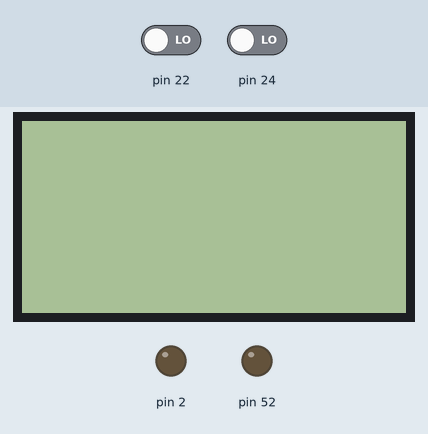
A sketch run on a simulated Arduino Mega 2560, built with avr-gcc and run on an emulated ATmega2560. Shown: 128×64 one-colour display, output pins drawn as LEDs (lit = HIGH). Dashed ring = blinking. Inputs (shaded band) come from the test bench; at power-on: pin 22 LOW, pin 24 LOW.

Above: at 1.2 s.
1.3 s: pin 22 driven HIGH
At 2.2 s:
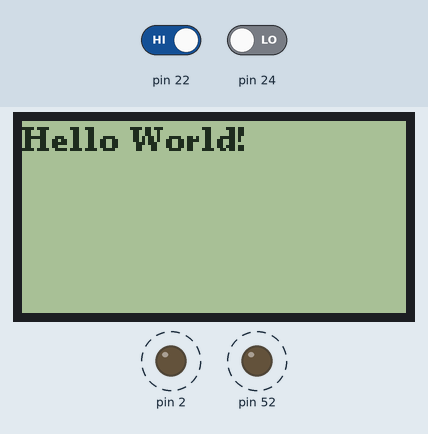
4.1 s: pin 24 driven HIGH
6.9 s: pin 24 driven LOW
8.4 s: pin 22 driven LOW
At 8.4 s:
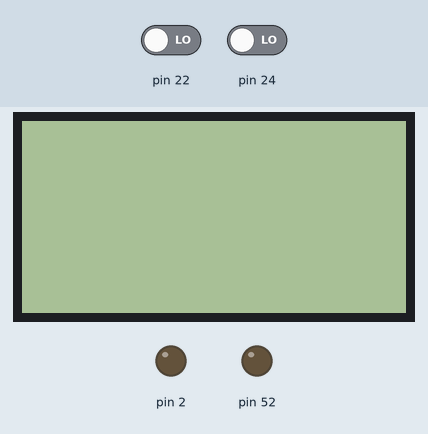
Timing chart, 0 to 10.9 s (numbered marks = the images above; inputs shaded):
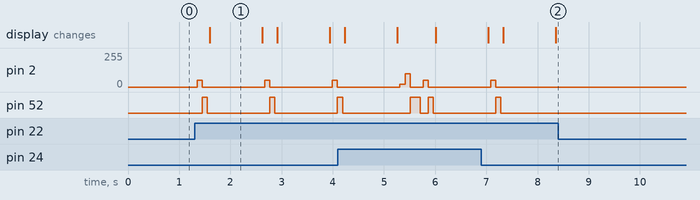

The sketch:

Dislay_check.ino
```cpp
#include <Arduino.h>
#include <U8g2lib.h>

#ifdef U8X8_HAVE_HW_SPI
#include <SPI.h>
#endif
#ifdef U8X8_HAVE_HW_I2C
#include <Wire.h>
#endif

// 'TheOffice', 128x64px
static const unsigned char myBitmap [] PROGMEM = {

   0xf8, 0xff, 0xff, 0xff, 0xff, 0xff, 0xff, 0xff, 0xff, 0xff, 0xff, 0xff,
   0xff, 0xff, 0xff, 0x3f, 0x3e, 0x00, 0x00, 0x00, 0x00, 0x00, 0x00, 0x00,
   0x00, 0x00, 0x00, 0x00, 0x00, 0x00, 0x00, 0x78, 0x06, 0x00, 0x00, 0x00,
   0x00, 0x00, 0x00, 0x00, 0xc0, 0xff, 0xff, 0xff, 0xff, 0xff, 0xff, 0xc7,
   0x03, 0x00, 0x00, 0x00, 0x00, 0x00, 0x00, 0x00, 0xf0, 0xff, 0xff, 0xff,
   0xff, 0xff, 0xff, 0x9f, 0x03, 0x00, 0x00, 0x00, 0x00, 0x00, 0x00, 0x00,
   0x38, 0x00, 0x00, 0x00, 0x00, 0x00, 0x00, 0xb8, 0x03, 0x00, 0x00, 0x00,
   0x00, 0x00, 0x00, 0x00, 0x18, 0x00, 0x00, 0x00, 0x00, 0x00, 0x00, 0xb0,
   0x01, 0x00, 0x00, 0x00, 0x00, 0x00, 0x00, 0x00, 0x08, 0x00, 0x00, 0x00,
   0x00, 0x00, 0x00, 0xb0, 0x01, 0x00, 0x00, 0x00, 0x00, 0x00, 0x00, 0x00,
   0x08, 0x00, 0x00, 0x00, 0x00, 0x00, 0x00, 0xb0, 0x01, 0x00, 0x00, 0x00,
   0x00, 0x00, 0x00, 0x00, 0x08, 0x00, 0x3e, 0x00, 0x00, 0x00, 0x00, 0xb0,
   0x01, 0x00, 0x00, 0x00, 0x00, 0x00, 0x00, 0x00, 0x08, 0x00, 0x3f, 0x00,
   0x00, 0x00, 0x00, 0xb0, 0x01, 0x00, 0x00, 0x00, 0x00, 0x00, 0x00, 0x00,
   0x08, 0x80, 0x7f, 0x00, 0x00, 0x00, 0x00, 0xb0, 0x01, 0x00, 0x00, 0x00,
   0x00, 0x00, 0x00, 0x00, 0x08, 0x80, 0x7f, 0x00, 0x00, 0x00, 0x00, 0xb0,
   0x01, 0x00, 0x00, 0x00, 0x00, 0x00, 0x00, 0x00, 0x08, 0x80, 0x7f, 0x00,
   0x00, 0x00, 0x00, 0xb0, 0x01, 0x00, 0x00, 0x00, 0x00, 0x00, 0x00, 0x00,
   0x08, 0x00, 0x7f, 0x00, 0x00, 0x00, 0x00, 0xb0, 0x01, 0x00, 0x00, 0x00,
   0x00, 0x00, 0x00, 0x00, 0x08, 0x00, 0x3f, 0x00, 0x00, 0x00, 0x00, 0xb0,
   0x01, 0x00, 0x00, 0x00, 0x00, 0x00, 0x00, 0x00, 0x08, 0xc0, 0x7f, 0x00,
   0x00, 0x00, 0x00, 0xb0, 0x01, 0x00, 0x00, 0x00, 0x00, 0x00, 0x00, 0x00,
   0x08, 0xf0, 0xff, 0x03, 0x00, 0x00, 0x00, 0xb0, 0x01, 0x00, 0x00, 0x00,
   0x00, 0x00, 0x00, 0x00, 0x08, 0xf8, 0xff, 0x07, 0x00, 0x00, 0x7c, 0xb0,
   0x01, 0x00, 0x00, 0x00, 0x00, 0x00, 0x00, 0x00, 0x08, 0xf8, 0xff, 0x07,
   0x00, 0x00, 0xfe, 0xb0, 0x01, 0x00, 0x00, 0x00, 0x00, 0x00, 0x00, 0x00,
   0x08, 0xf8, 0xff, 0x07, 0x00, 0x00, 0xfe, 0xb0, 0x01, 0x00, 0x00, 0x00,
   0x00, 0x00, 0x00, 0x00, 0x08, 0xf8, 0xff, 0x07, 0x00, 0x00, 0xfe, 0xb0,
   0x81, 0xff, 0x1d, 0x00, 0x00, 0x00, 0x00, 0x00, 0x08, 0xf8, 0xff, 0x0f,
   0x00, 0x00, 0xfe, 0xb0, 0x81, 0xff, 0x1d, 0x00, 0x00, 0x00, 0x00, 0x00,
   0x08, 0xf8, 0xff, 0x0f, 0x00, 0x00, 0xfe, 0xb0, 0x81, 0xff, 0x1d, 0x00,
   0x00, 0x00, 0x00, 0x00, 0x08, 0xfc, 0xff, 0x0f, 0x00, 0x00, 0xfe, 0xb0,
   0x01, 0x38, 0xdc, 0xc0, 0x00, 0x00, 0x00, 0x00, 0x08, 0xfc, 0xff, 0x0f,
   0x00, 0x00, 0x7c, 0xb0, 0x01, 0x38, 0xfc, 0xf3, 0x03, 0x00, 0x00, 0x00,
   0x08, 0xfc, 0xff, 0x0f, 0x00, 0x00, 0x38, 0xb0, 0x01, 0x38, 0xfc, 0xfb,
   0x07, 0x00, 0x00, 0x00, 0x08, 0xfc, 0xff, 0x0f, 0x00, 0x00, 0xfc, 0xb0,
   0x01, 0x38, 0x9c, 0x3b, 0x07, 0x00, 0x00, 0x00, 0x08, 0xfc, 0xff, 0x07,
   0x00, 0x00, 0xfe, 0xb0, 0x01, 0x38, 0x9c, 0xfb, 0x07, 0x00, 0x00, 0x00,
   0x08, 0xfc, 0xff, 0x07, 0x00, 0x00, 0xfe, 0xb7, 0x01, 0x38, 0x9c, 0xfb,
   0x07, 0x00, 0x00, 0x00, 0x08, 0xfc, 0xff, 0x07, 0x00, 0x00, 0xfe, 0xb7,
   0x01, 0x38, 0x9c, 0x3b, 0x07, 0x00, 0x00, 0x00, 0x08, 0xfc, 0xff, 0x07,
   0x00, 0x00, 0xfe, 0xb7, 0x01, 0x38, 0x9c, 0xfb, 0x07, 0x00, 0x00, 0x00,
   0x08, 0xfe, 0xff, 0x07, 0x00, 0x00, 0xff, 0xb7, 0x01, 0x38, 0x9c, 0xf3,
   0x03, 0x00, 0x00, 0x00, 0x08, 0xfe, 0xff, 0x07, 0x00, 0x80, 0xff, 0xb7,
   0x01, 0x00, 0x00, 0xc0, 0x00, 0x00, 0x00, 0x00, 0xc8, 0xff, 0xff, 0x00,
   0x00, 0xc0, 0xff, 0xb6, 0x01, 0x00, 0x00, 0x00, 0x00, 0x00, 0x00, 0x00,
   0xc8, 0xff, 0xff, 0x00, 0x00, 0xe0, 0xff, 0xb6, 0x01, 0x00, 0x00, 0x00,
   0x00, 0x00, 0x00, 0x00, 0xc8, 0xff, 0xff, 0x00, 0x00, 0xfe, 0xff, 0xb6,
   0x01, 0x00, 0x00, 0x00, 0x00, 0x00, 0x00, 0x00, 0xc8, 0xff, 0xff, 0x00,
   0xc0, 0xff, 0xff, 0xb6, 0x01, 0x00, 0x00, 0x00, 0x00, 0x00, 0x00, 0x00,
   0xc8, 0xff, 0xff, 0x00, 0xe0, 0xff, 0xff, 0xb6, 0x01, 0xf8, 0x07, 0xbe,
   0xff, 0x00, 0x00, 0x00, 0xc8, 0xff, 0xff, 0x00, 0xe0, 0x7f, 0xff, 0xb7,
   0x01, 0xfc, 0x1f, 0xbf, 0xff, 0x00, 0x00, 0x00, 0xc8, 0xff, 0xff, 0xfc,
   0xff, 0x0f, 0xff, 0xb7, 0x01, 0xfe, 0x1f, 0xbf, 0xff, 0x00, 0x00, 0x00,
   0xc8, 0xff, 0xff, 0xfc, 0xff, 0xef, 0xff, 0xb7, 0x01, 0x1f, 0x3e, 0x8f,
   0x03, 0x00, 0x00, 0x00, 0xc8, 0xff, 0xff, 0xc0, 0x01, 0xfe, 0xff, 0xb7,
   0x01, 0x0f, 0xbc, 0xff, 0xef, 0xf0, 0x87, 0x1f, 0xc8, 0xff, 0xff, 0xc0,
   0x01, 0xff, 0xff, 0xb7, 0x01, 0x0f, 0xbc, 0xff, 0xef, 0xf8, 0xcf, 0x3f,
   0xc8, 0xff, 0xff, 0xc0, 0x01, 0xff, 0xff, 0xb7, 0x01, 0x0f, 0xb8, 0xff,
   0xef, 0xfc, 0xef, 0x3f, 0xc8, 0xff, 0xff, 0xc0, 0x01, 0xff, 0x7f, 0xb7,
   0x01, 0x0f, 0x38, 0x8f, 0xe3, 0x3c, 0xef, 0x79, 0x08, 0xc0, 0x7f, 0xc0,
   0x81, 0xff, 0x1f, 0xb7, 0x01, 0x0f, 0x3c, 0x8f, 0xe3, 0x3c, 0xe0, 0x7f,
   0x08, 0xc0, 0x7f, 0xc0, 0x81, 0xef, 0xff, 0xb7, 0x01, 0x0f, 0x3c, 0x8f,
   0xe3, 0x1c, 0xe0, 0x7f, 0x08, 0xc0, 0x7f, 0xc0, 0x81, 0xef, 0xff, 0xb7,
   0x01, 0x1f, 0x3c, 0x8f, 0xe3, 0x3c, 0xe6, 0x7f, 0x08, 0xc0, 0x7f, 0xc0,
   0x81, 0xe7, 0xff, 0xb7, 0x01, 0x3e, 0x3e, 0x8f, 0xe3, 0x3c, 0xef, 0x79,
   0x08, 0x80, 0x7b, 0xc0, 0xc1, 0x67, 0x00, 0xb7, 0x01, 0xfe, 0x1f, 0x8f,
   0xe3, 0xfc, 0xef, 0x7f, 0x08, 0x80, 0x33, 0xc0, 0xc1, 0x67, 0x00, 0xb7,
   0x01, 0xfc, 0x0f, 0x8f, 0xe3, 0xf8, 0xcf, 0x3f, 0x08, 0x00, 0x00, 0xc0,
   0xc1, 0x67, 0x00, 0xb7, 0x01, 0xf8, 0x07, 0x8f, 0xe3, 0xf0, 0xc7, 0x1f,
   0x08, 0x00, 0x00, 0xc0, 0xe1, 0x63, 0x00, 0xb7, 0x01, 0x00, 0x00, 0x00,
   0x00, 0x00, 0x00, 0x00, 0x08, 0x00, 0x00, 0xc0, 0xe1, 0x63, 0x00, 0xb7,
   0x01, 0x00, 0x00, 0x00, 0x00, 0x00, 0x00, 0x00, 0x08, 0x00, 0x00, 0xc0,
   0xe1, 0x61, 0x00, 0xb7, 0x01, 0x00, 0x00, 0x00, 0x00, 0x00, 0x00, 0x00,
   0x08, 0x00, 0x00, 0xc0, 0xe1, 0x61, 0x00, 0xb7, 0x01, 0x00, 0x00, 0x00,
   0x00, 0x00, 0x00, 0x00, 0x08, 0x00, 0x00, 0xc0, 0xe1, 0x61, 0x00, 0xb7,
   0x01, 0x00, 0x00, 0x00, 0x00, 0x00, 0x00, 0x00, 0x08, 0x00, 0x00, 0xc0,
   0xe1, 0x60, 0x00, 0xb2, 0x01, 0x00, 0x00, 0x00, 0x00, 0x00, 0x00, 0x00,
   0x18, 0x00, 0x00, 0x00, 0x00, 0x00, 0x00, 0xb0, 0x03, 0x00, 0x00, 0x00,
   0x00, 0x00, 0x00, 0x00, 0x18, 0x00, 0x00, 0x00, 0x00, 0x00, 0x00, 0xb0,
   0x03, 0x00, 0x00, 0x00, 0x00, 0x00, 0x00, 0x00, 0x78, 0x00, 0x00, 0x00,
   0x00, 0x00, 0x00, 0xbc, 0x03, 0x00, 0x00, 0x00, 0x00, 0x00, 0x00, 0x00,
   0xe0, 0xff, 0xff, 0xff, 0xff, 0xff, 0xff, 0xcf, 0x06, 0x00, 0x00, 0x00,
   0x00, 0x00, 0x00, 0x00, 0x00, 0x00, 0x00, 0x00, 0x00, 0x00, 0x00, 0xe0,
   0xfc, 0xff, 0xff, 0xff, 0xff, 0xff, 0xff, 0xff, 0xff, 0xff, 0xff, 0xff,
   0xff, 0xff, 0xff, 0x7f
};


U8G2_ST7920_128X64_F_SW_SPI u8g2(U8G2_R0, /* clock=*/ 13, /* data=*/ 11, /* CS=*/ 10, /* reset=*/ 8);


void draw(void)
{
  u8g2.drawXBMP( 0, 0, 128, 64, myBitmap);
}


void setup()
{
  pinMode(2,OUTPUT);
  pinMode(22,INPUT);
  pinMode(24,INPUT);
  pinMode(52,OUTPUT);
  // put your setup code here, to run once:
  u8g2.begin();
}

void loop()
{
  // put your main code here, to run repeatedly:
  u8g2.firstPage();

//  do
//  {
//    draw();
//    u8g2.clearBuffer();
//    u8g2.drawStr(0,24,"Hello World!");
//    u8g2.nextPage();
//    u8g2.clearBuffer();
//  }while(u8g2.nextPage());

  if (digitalRead(22)==HIGH){
    delay(50);
    if (digitalRead(22)==HIGH){
      analogWrite(2,50);
      delay(100);
      analogWrite(2,0);
      digitalWrite(52,HIGH);
      delay(100);
      digitalWrite(52,LOW);
      u8g2.clearBuffer();          // clear the internal memory
      u8g2.setFont(u8g2_font_ncenB08_tr); // choose a suitable font
      u8g2.drawStr(0,10,"Hello World!");  // write something to the internal memory
      u8g2.sendBuffer();          // transfer internal memory to the display
      delay(1000);
      u8g2.clearBuffer();          // clear the internal memory
      u8g2.sendBuffer();          // transfer internal memory to the display
    }
  }
  if (digitalRead(24)==HIGH){
    delay(50);
    if (digitalRead(24)==HIGH){
      analogWrite(2,20);
      delay(100);
      analogWrite(2,100);
      delay(100);
      analogWrite(2,0);
      digitalWrite(52,HIGH);
      delay(200);
      digitalWrite(52,LOW);
    }
  }

}
```

Measured:
- after the input at 1.3 s, pin 2: alternates 50/255 for 0.10 s and 0/255 for 1.2 s, starting after 0.05 s; pin 52: alternates HIGH for 0.10 s and LOW for 1.2 s, starting after 0.15 s; the display: changes after 0.29 s (image 1)
- after the input at 8.4 s, pin 2: stops changing and stays 0/255; pin 52: stops changing and stays LOW
- what the display in image 1 shows lasts 1.0 s, from 1.6 s to 2.6 s
